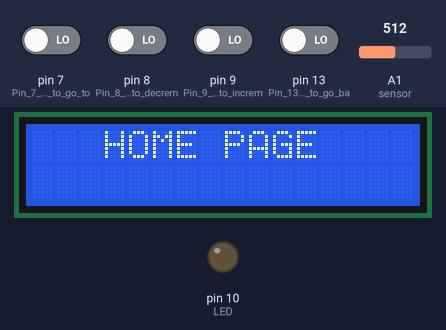
Simulated run of this sketch. Board: Arduino Uno, built with avr-gcc and run on an emulated ATmega328P. Shown: 16×2 character LCD, output pins drawn as LEDs (lit = HIGH). Inputs (shaded band) come from the test bench; at power-on: pin 7 (Pin_7_is_the_PB_to_go_to), pin 8 (Pin_8_is_the_PB_to_decrem), pin 9 (Pin_9_is_the_PB_to_increm), pin 13 (Pin_13_is_the_PB_to_go_ba) LOW, A1 (sensor) = 512. What the sketch prints to the serial monitor is not drawn.

Above: at 1.2 s.
1.3 s: pin 13 (Pin_13_is_the_PB_to_go_ba) driven HIGH
At 3.5 s:
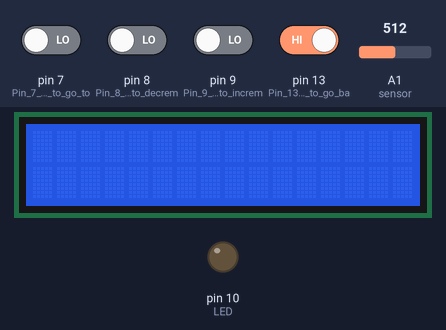
3.6 s: pin 7 (Pin_7_is_the_PB_to_go_to) driven HIGH
6.6 s: pin 13 (Pin_13_is_the_PB_to_go_ba) driven LOW
At 6.95 s:
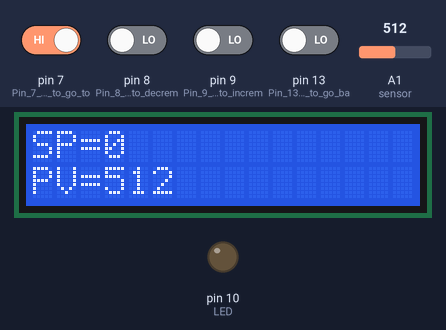
8.4 s: pin 7 (Pin_7_is_the_PB_to_go_to) driven LOW
9.9 s: A1 (sensor) set to 111
12.9 s: A1 (sensor) set to 95
Timing chart, 0 to 15.4 s (numbered marks = the images above; inputs shaded):
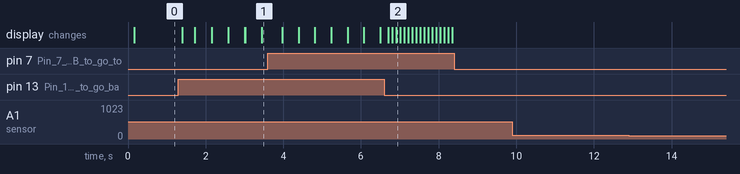

Measured:
- after the input at 1.3 s, the display: changes after 0.10 s (image 1)
- after the input at 8.4 s, every drawn part: stays the same
- after the input at 9.9 s, every drawn part: stays the same
- after the input at 12.9 s, every drawn part: stays the same

The sketch:

PI_control.ino
```cpp
/* This program is a process control with a type of  PI control. PI control have no steady state error and
this will be shown on the serial plotter by controlling an LED light */

/* Analog input value */
int sensor= A1;                         // Sensor pin for PV

/* Input values*/
float Error= 0;                         // Error value will be float
int PV= 0;                              // Process variable value
int CO= 0;                              // Control output value
int screen= 0;                          // Screen page
int Setpoint= 0;                        // Setpoint value
float pGain= 0;                         // pGain value
float iGain= 0;                         // iGain value
int Ti= 0;                              // Integral Action

unsigned long previousMillis= 0;        // declare variable
const long interval = 100;              // declare the interval in which the arduino will perform the control of the loop
unsigned long currentMillis;            // declare the variable to store the current millis value

/* Input pin number */
int up=9;                               // Push button UP pin
int down=8;                             // Push button DOWN pin
int LED=10;                             // LED pin number
int nextP=13;                           // "Next" screen
int prevP=7;                            // "Previous" screen

/*LCD library*/
#include <LiquidCrystal.h>                         // LCD display library
const int rs=12, en=11, d4=5, d5=4, d6=3, d7=2;    // Pin numbers for each connection
LiquidCrystal lcd(rs, en ,d4, d5, d6, d7);         // Name or Initials for each connection


void setup() {                                     // put your setup code here, to run once:
 Serial.begin(9600);                               // 9600 bits per second(baud rate)
 lcd.begin(16,2);                                  // #columns, #rows
 pinMode(LED, OUTPUT);                             // LED is an outpu
 pinMode(9, INPUT);                                // Pin 9 is the PB to increment a value
 pinMode(8, INPUT);                                // Pin 8 is the PB to decrement a value
 pinMode(7, INPUT);                                // Pin 7 is the PB to go to the next screen
 pinMode(13, INPUT);                               // Pin 13 is the PB to go back to the previous screen
}


void loop() {                                     // put your main code here, to run repeatedly:
 analogWrite(LED, CO);                            // Writing the CO to the actuator
 PV= analogRead(sensor);                          // read the value from the sensor, the value will be between 0-1024

 currentMillis = millis();                        // reading the Current millis value

 if (currentMillis - previousMillis >= interval) {

 previousMillis = currentMillis;
 Error= Setpoint-PV;                               // Error is SP-PV
 Ti = (Ti + Error);                                // The accumulation of the error
 CO = (pGain*Error)+(iGain*Ti);                    // CO = P control + PI control

/*CO CAPING*/
 if (CO>255){                                      // Use the IF condition to set the limit of 255 max for CO
  CO=255;}

 if (CO<0) {                                       // Use the IF condition to set the limit of 255 min for CO
  CO = 0;}
 }

 /*PB input*/
 up = digitalRead(9);                              // Input pin 9 for PB UP
 down = digitalRead(8);                            // Input pin 8 for PB DOWN

/* Condition for changing screens */
 nextP=digitalRead(13);                            // Condition to change screen to another screen
 if (nextP==1){
  screen=screen+1;
  lcd.clear();}
  if (screen>3){
   screen=3;
  }

  delay(100);
  prevP = digitalRead(7);                         // Condition to change screen to go to previous screen
if (prevP == 1){
  screen=screen-1;
  lcd.clear();
 if(screen<0){                                    // caping for screen limit
 screen = 0;
  }
  delay(100);
}

/* Switch case for the seocnd screen display */
 switch(screen){
  case 1:{                                        //SCREEN 2
    if (up == 1){                                 // condition of PB UP for set point
  Setpoint = Setpoint + 10;                       // SP with an increment of 10
 }
 if (down== 1){                                   // condition of PB DOWN for set point
 Setpoint = Setpoint - 10;}                       // SP with an decrement of 10

 if (Setpoint<0){                                 // caping for set point minimum
 Setpoint=0;}

/* LCD displays SP,PV and Error on the second screen */
    lcd.setCursor(0,0);
    lcd.print("SP=");
    lcd.setCursor(3,0);
    lcd.print(Setpoint);
    lcd.setCursor(0,1);
    lcd.print("PV=");
    lcd.print(PV);
  }
  break;                                         // To end switch case

/* Switch case for the third screen display */
  case 2: {                                      // SCREEN 3
    if (up == 1){                                // condition of PB UP for iGain
  iGain = iGain + 0.01;                          // iGain with an increment of 0.01
 }
 if (down == 1){                                 // condition of PB DOWN for iGain
  iGain = iGain - 0.01;                          // iGain with an decrement of 0.01

  if (iGain<0){                                  // caping for iGain(integral time)
 iGain=0;}
 }

/* LCD displays iGain, and Error on the second screen */
 lcd.setCursor(0,0);
 lcd.print("iGain=");
 lcd.setCursor(6,0);
 lcd.print(iGain);
 lcd.setCursor(0,1);
 lcd.print("Error=");
 lcd.setCursor(6,1);
 lcd.print(Error);
  }
 break;

/* Switch case for the fourth screen display */
 case 3: {                                       // SCREEN 4
 if (up == 1){                                   // condition of PB UP for pGain
  pGain = pGain + 0.01;                          // pGain with an increment of 0.01
 }
 if (down == 1){                                 // condition of PB DOWN for pGain
  pGain = pGain - 0.01;                          // pGain with an decrement of 0.01
 }

   if (pGain<0){                                 // Caping for pGain
 pGain=0;}

/* LCD displays CO, pGain, and Error on the second screen */
 lcd.setCursor(9,1);
 lcd.print("Ti=");
 lcd.setCursor(12,1);
 lcd.print(Ti);
 lcd.setCursor(0,0);
 lcd.print("Kp=");
 lcd.setCursor(3,0);
 lcd.print(pGain);
 lcd.setCursor(0,1);
 lcd.print("CO=");
 lcd.setCursor(3,1);
 lcd.print(CO);
 }
 break;                                         // To end switch case

 default:{                                      // To keep the main(1st) screen as the home page
 lcd.setCursor(3,0);
 lcd.print("HOME PAGE");
 }
 }

 /*  To read the values on the serial monitor  */
 Serial.print("Setpoint = ");
 Serial.print(Setpoint);
 Serial.print("\t");
 Serial.print(" PV = ");
 Serial.print(PV);
 Serial.print("\t");
 Serial.print(" pGain= ");
 Serial.print(pGain);
 Serial.print("\t");
 Serial.print("CO= ");
 Serial.print(CO);
 Serial.print("\t");
 Serial.print("iGain= ");
 Serial.println(iGain);
}
```
